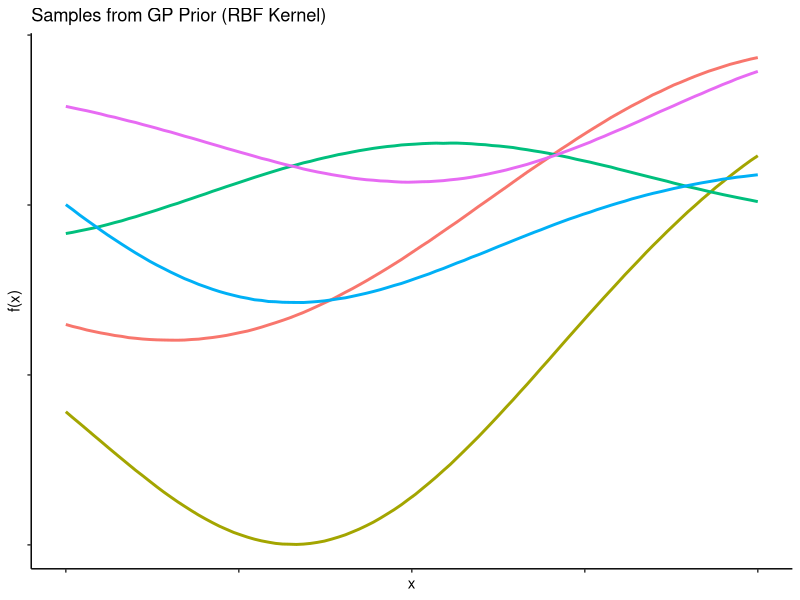

This figure's R source:
# Load required packages
library(kernlab)
library(MASS)
library(tidyverse)

# Define input points
x <- seq(0, 10, length.out = 100)

# Define the RBF kernel with a given length-scale (sigma)
# Define the length-scale
lambda <- 4  # e.g., smooth functions

# Convert to sigma for rbfdot
sigma <- 1 / (2 * lambda^2)

rbf_kernel <- rbfdot(sigma = sigma)

# Compute the kernel matrix
K <- kernelMatrix(rbf_kernel, as.matrix(x))
K <- K + 1e-6 * diag(length(x))  # numerical stability

# Draw samples from the GP prior
# set.seed(42)
samples <- mvrnorm(n = 5, mu = rep(0, length(x)), Sigma = K)  # 5 x 100 matrix

# Transpose so that each column is a sample
samples_t <- t(samples)
colnames(samples_t) <- paste0("sample_", 1:5)

# Combine with x
df <- as_tibble(samples_t) %>%
  mutate(x = x) %>%
  pivot_longer(cols = starts_with("sample"), names_to = "sample", values_to = "f")

# Plot
ggplot(df, aes(x = x, y = f, color = sample)) +
  geom_line(linewidth = 1) +
  labs(
    title = "Samples from GP Prior (RBF Kernel)",
    x = "x", y = "f(x)", color = "Sample"
  ) +
  theme_classic() +
  theme(
    legend.position = "none",
    axis.text = element_blank()
  )
